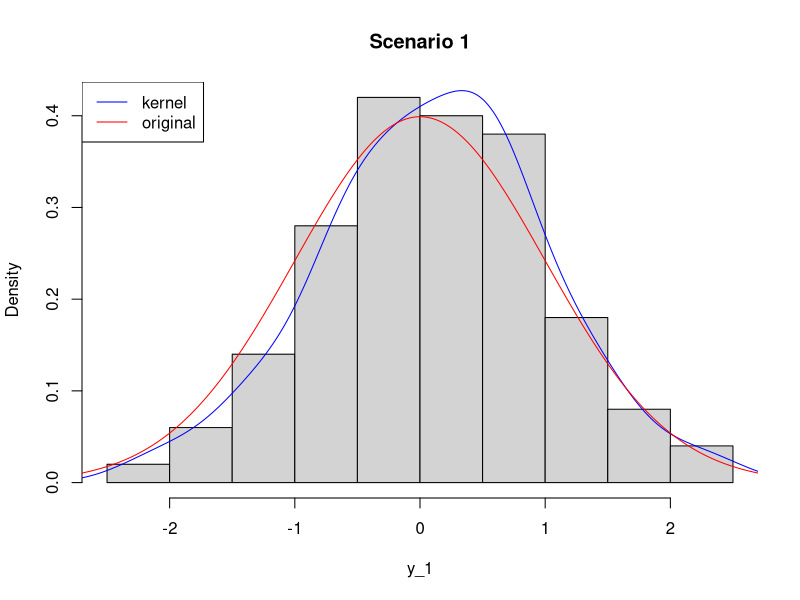
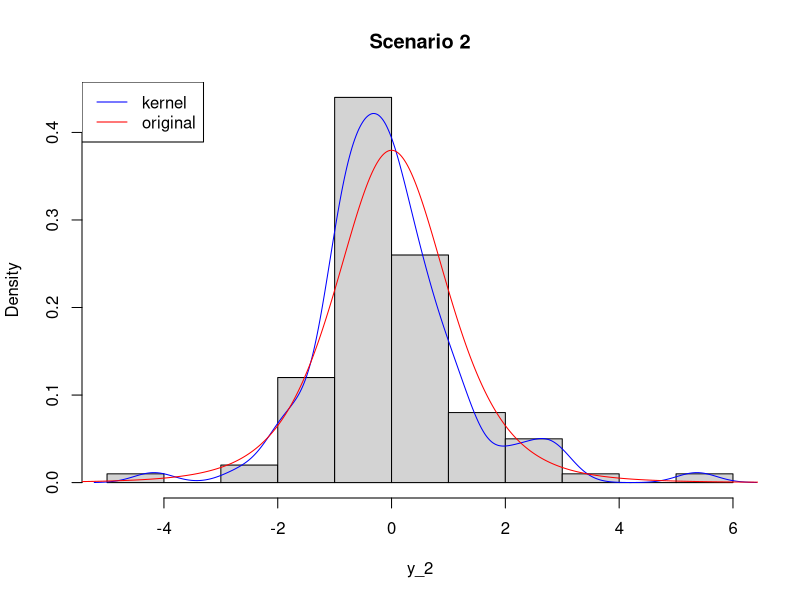
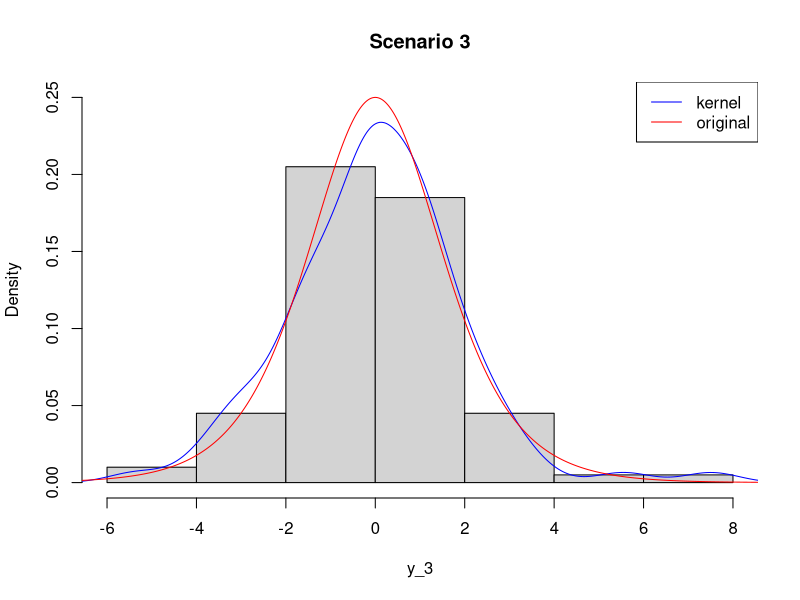
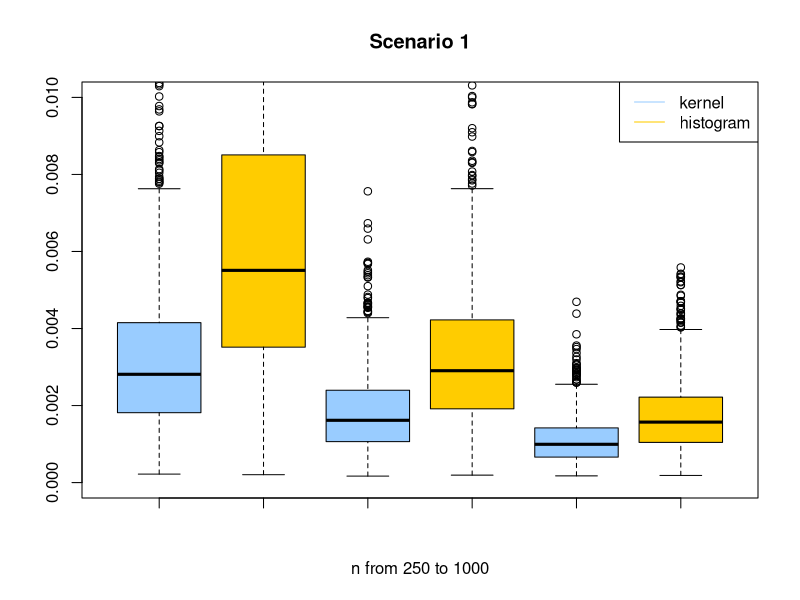
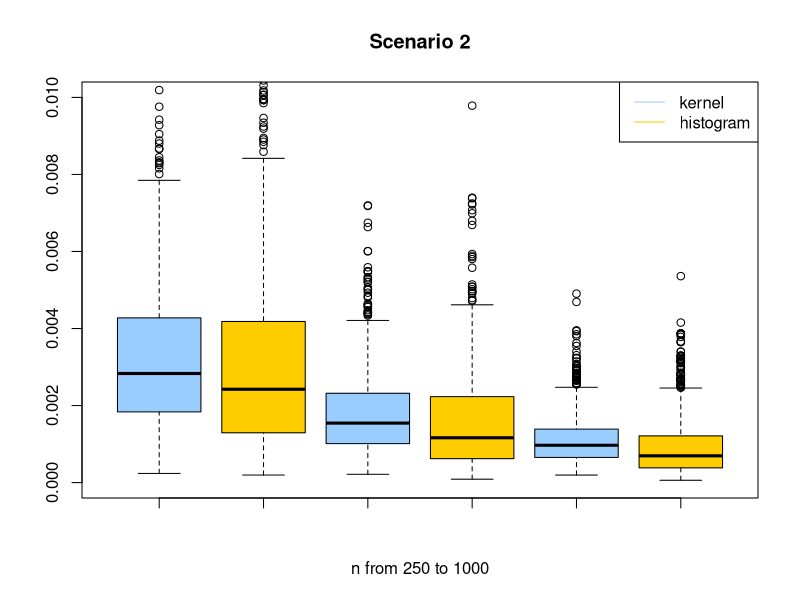
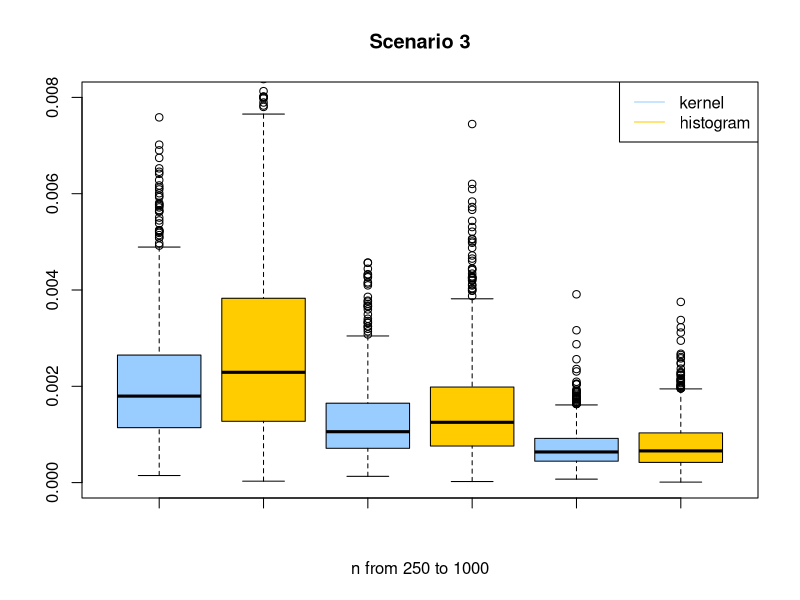

Source code (R) for these figures, in order:
## ---- chunk 1
knitr::opts_chunk$set(echo = TRUE)
library(dplyr)
library(sfsmisc)
## ---- chunk 2
# One-shot experiment
set.seed(1)
n = 100
# Generate three sets of data
y_1 = rnorm(n)
y_2 = rt(n, 5)
y_3 = rlogis(n)
## ---- chunk 3
# Plot the original density against the kernel density estimator and histogram.
x = seq(-10,10,length = 1000)
plt_1 = dnorm(x, mean = 0, sd = 1)
plt_2 = dt(x, 5)
plt_3 = dlogis(x)

# Plot for the first set of data
hist(y_1, freq = FALSE, main = 'Scenario 1')
lines(density(y_1, kernel = 'gaussian'), col = 'blue')
lines(x, plt_1, type="l", lwd=1, col = 'red')
legend('topleft', lty=c(1,1), col=c('blue', "red"), legend=c("kernel", 'original'))
## ---- chunk 4
# Plot for the second set of data
hist(y_2, freq = FALSE, main = 'Scenario 2')
lines(density(y_2, kernel = 'gaussian'), col = 'blue')
lines(x, plt_2, type="l", lwd=1, col = 'red')
legend('topleft', lty=c(1,1), col=c('blue', "red"), legend=c("kernel", 'original'))

## ---- chunk 5
# Plot for the third set of data
hist(y_3, freq = FALSE, main = 'Scenario 3', ylim = c(0,0.25))
lines(density(y_3, kernel = 'gaussian'), col = 'blue')
lines(x, plt_3, type="l", lwd=1, col = 'red')
legend('topright', lty=c(1,1), col=c('blue', "red"), legend=c("kernel", 'original'))
## ---- chunk 6
# Monte Carlo method
set.seed(1)
# Set n = 250, R = 1000
n = 250
R = 1000
# Create empty matrices to store generated data
ynorm = matrix(NA, R, n)
y_t = matrix(NA, R, n)
y_logis = matrix(NA, R, n)
# Create empty lists to store ISE
ISE = ISE_2 = ISE_3 = ISE_4 = ISE_5 = ISE_6 = list()

# Use for loop to generate and store data and ISE
for (i in 1:R){
   # generate data for f1, f2, and f3
   ynorm[i, ] = rnorm(n)
   y_t[i, ] = rt(n, 5)
   y_logis[i, ] = rlogis(n)
   est = density(ynorm[i, ],kernel = "gaussian")
   est_2 = density(y_t[i, ],kernel = "gaussian")
   est_3 = density(y_logis[i, ],kernel = "gaussian")
   norm_hist = hist(ynorm[i, ], plot = FALSE)
   t_hist = hist(y_t[i, ], plot = FALSE)
   logis_hist = hist(y_logis[i, ], plot = FALSE)
   # Use package sfsmisc to get integrated squared error and store them in lists
   ISE[i] = sfsmisc::integrate.xy(x = est$x, (est$y - dnorm(est$x))^2)
   ISE_2[i] = sfsmisc::integrate.xy(x = norm_hist$mids, (norm_hist$density - dnorm(norm_hist$mids))^2)
   ISE_3[i] = sfsmisc::integrate.xy(x = est_2$x, (est_2$y - dt(est_2$x, 5))^2)
   ISE_4[i] = sfsmisc::integrate.xy(x = t_hist$mids, (t_hist$density - dt(t_hist$mids, 5))^2)
   ISE_5[i] = sfsmisc::integrate.xy(x = est_3$x, (est_3$y - dlogis(est_3$x))^2)
   ISE_6[i] = sfsmisc::integrate.xy(x = logis_hist$mids, (logis_hist$density - dlogis(logis_hist$mids))^2)
}
## ---- chunk 7
# Set n = 500
set.seed(1)
n = 500
R = 1000
ynorm2 = matrix(NA, R, n)
y_t2 = matrix(NA, R, n)
y_logis2 = matrix(NA, R, n)
ISE2 = ISE2_2 = ISE2_3 = ISE2_4 = ISE2_5 = ISE2_6 = list()

for (i in 1:R){
   ynorm2[i, ] = rnorm(n)
   y_t2[i, ] = rt(n, 5)
   y_logis2[i, ] = rlogis(n)
   est2 = density(ynorm2[i, ],kernel = "gaussian")
   est2_2 = density(y_t2[i, ],kernel = "gaussian")
   est2_3 = density(y_logis2[i, ],kernel = "gaussian")
   norm2_hist = hist(ynorm2[i, ], plot = FALSE)
   t2_hist = hist(y_t2[i, ], plot = FALSE)
   logis2_hist = hist(y_logis2[i, ], plot = FALSE)
   ISE2[i] = sfsmisc::integrate.xy(x = est2$x, (est2$y - dnorm(est2$x))^2)
   ISE2_2[i] = sfsmisc::integrate.xy(x = norm2_hist$mids, (norm2_hist$density - dnorm(norm2_hist$mids))^2)
   ISE2_3[i] = sfsmisc::integrate.xy(x = est2_2$x, (est2_2$y - dt(est2_2$x, 5))^2)
   ISE2_4[i] = sfsmisc::integrate.xy(x = t2_hist$mids, (t2_hist$density - dt(t2_hist$mids, 5))^2)
   ISE2_5[i] = sfsmisc::integrate.xy(x = est2_3$x, (est2_3$y - dlogis(est2_3$x))^2)
   ISE2_6[i] = sfsmisc::integrate.xy(x = logis2_hist$mids, (logis2_hist$density - dlogis(logis2_hist$mids))^2)
}
## ---- chunk 8
# Set n = 1000
set.seed(1)
n = 1000
R = 1000
ynorm3 = matrix(NA, R, n)
y_t3 = matrix(NA, R, n)
y_logis3 = matrix(NA, R, n)
ISE3 = ISE3_2 = ISE3_3 = ISE3_4 = ISE3_5 = ISE3_6 = list()

for (i in 1:R){
   ynorm3[i, ] = rnorm(n)
   y_t3[i, ] = rt(n, 5)
   y_logis3[i, ] = rlogis(n)
   est3 = density(ynorm3[i, ],kernel = "gaussian")
   est3_2 = density(y_t3[i, ],kernel = "gaussian")
   est3_3 = density(y_logis3[i, ],kernel = "gaussian")
   norm3_hist = hist(ynorm3[i, ], plot = FALSE)
   t3_hist = hist(y_t3[i, ], plot = FALSE)
   logis3_hist = hist(y_logis3[i, ], plot = FALSE)
   ISE3[i] = sfsmisc::integrate.xy(x = est3$x, (est3$y - dnorm(est3$x))^2)
   ISE3_2[i] = sfsmisc::integrate.xy(x = norm3_hist$mids, (norm3_hist$density - dnorm(norm3_hist$mids))^2)
   ISE3_3[i] = sfsmisc::integrate.xy(x = est3_2$x, (est3_2$y - dt(est3_2$x, 5))^2)
   ISE3_4[i] = sfsmisc::integrate.xy(x = t3_hist$mids, (t3_hist$density - dt(t3_hist$mids, 5))^2)
   ISE3_5[i] = sfsmisc::integrate.xy(x = est3_3$x, (est3_3$y - dlogis(est3_3$x))^2)
   ISE3_6[i] = sfsmisc::integrate.xy(x = logis3_hist$mids, (logis3_hist$density - dlogis(logis3_hist$mids))^2)
}
## ---- chunk 9
# Store the ISE for f1 in a dataframe
df1 = do.call(rbind.data.frame, Map('c', ISE, ISE_2, ISE2, ISE2_2, ISE3, ISE3_2))
# Draw a box plot
boxplot(df1[ ,1], df1[ ,2], df1[ ,3], df1[ ,4], df1[ ,5], df1[ ,6], ylim = c(0,0.01), col = c('#99CCFF', '#FFCC00'), main = 'Scenario 1', xlab = 'n from 250 to 1000')
legend('topright', lty=c(1,1), col=c('#99CCFF', '#FFCC00'), legend=c("kernel", 'histogram'))
## ---- chunk 10
# Store the ISE for f2 in a dataframe
df2 = do.call(rbind.data.frame, Map('c', ISE_3, ISE_4, ISE2_3, ISE2_4, ISE3_3, ISE3_4))
boxplot(df2[ ,1], df2[ ,2], df2[ ,3], df2[ ,4], df2[ ,5], df2[ ,6], ylim = c(0,0.01), col = c('#99CCFF', '#FFCC00'), main = 'Scenario 2', xlab = 'n from 250 to 1000')
legend('topright', lty=c(1,1), col=c('#99CCFF', '#FFCC00'), legend=c("kernel", 'histogram'))
## ---- chunk 11
# Store the ISE for f3 in a dataframe
df3 = do.call(rbind.data.frame, Map('c', ISE_5, ISE_6, ISE2_5, ISE2_6, ISE3_5, ISE3_6))
boxplot(df3[ ,1], df3[ ,2], df3[ ,3], df3[ ,4], df3[ ,5], df3[ ,6], col = c('#99CCFF', '#FFCC00'), main = 'Scenario 3', xlab = 'n from 250 to 1000', ylim = c(0,0.008))
legend('topright', lty=c(1,1), col=c('#99CCFF', '#FFCC00'), legend=c("kernel", 'histogram'))
